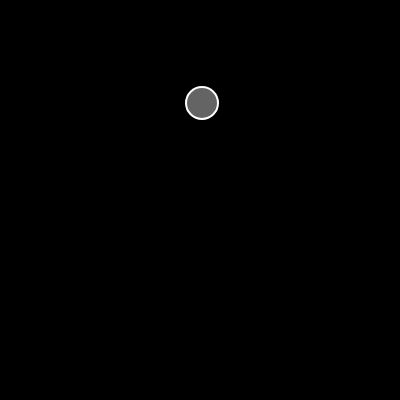
Frame 1 (no input)
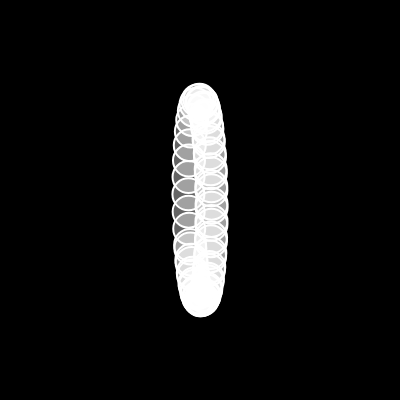
Frame 60 (no input)
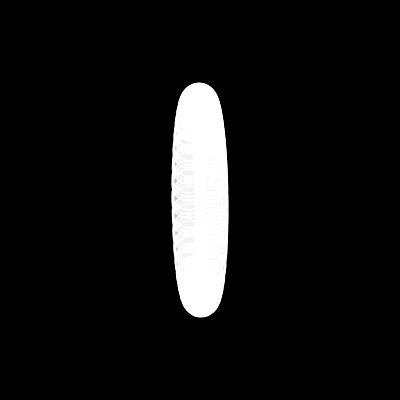
Frame 120 (the mouse pressed at the canvas centre since frame 60)

The p5.js sketch that drew these frames (run headless with seeded random() and noise() and a simulated clock; from frame 60 on, the mouse is pressed at the canvas centre):

// p5.js sketch
// ── sketch.js
let mover;

function setup() {
  createCanvas(400, 400);
  mover = new Mover(200,100);
  background(0);
}

function draw() {
   //background(0);
  mover.update();
  mover.show();
}

class Mover {
  constructor(x, y) {
    this.pos = createVector(x, y);
    // this.vel = createVector(1, -1);
    this.vel = createVector(40,0);
    this.vel.setMag(2);
  }

  update() {  
    
    let mouse = createVector(200, 200);
    this.acc = p5.Vector.sub(mouse, this.pos);
    //this.acc.mult(0.0004);//circle v=mv^2/R 是个圆？？？
    this.acc.mult(0.03)//ellipse in the same position重复椭圆
   //this.acc.setMag(2);//ellipse but pos will change 位置会变，椭圆
    
    this.vel.add(this.acc); 
    //this.vel.limit(5);

    this.pos.add(this.vel);
  }
  
  show() {
    stroke(255);
    strokeWeight(2);
    fill(255, 100);
    ellipse(this.pos.x, this.pos.y, 32);
  }
}
